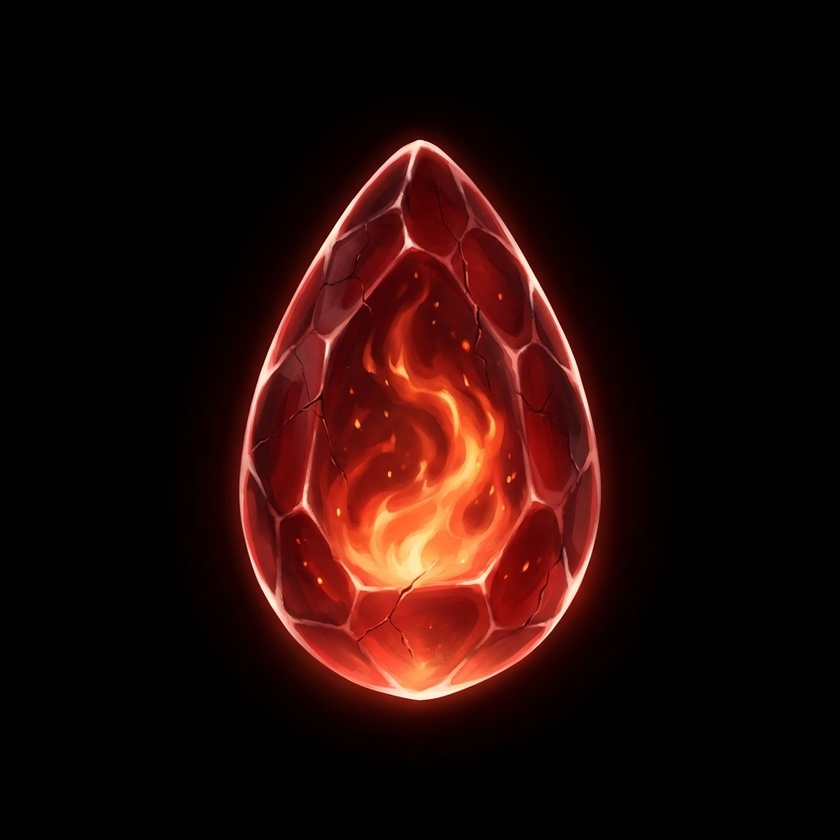
#> input picture art/generated/attr-rarity/attr-rar-ancient__nb2-v2.raw.jpg, 840 x 840 px, shrunk from 1024 x 1024 before the run
$ python -i cutout.py   (imports and definitions only)
#> lines starting #> are read from the running program, lines starting #| are printed output that depends on the picture
#> further down, picture is the input picture: PIL image 840x840 RGB; mean R, G, B 35.8, 11, 8.1
"""Вырезание ровного фона и проверка настоящей альфы.

Модели картинок не умеют прозрачность: вместо альфы они рисуют «шахматку»
(так вышло со старыми значками статусов). Поэтому картинку генерируем
на ровном хромакее, фон вырезаем здесь и проверяем результат числами.

  python tools/art-gen/cutout.py in.raw.png out.png --key magenta
  python tools/art-gen/cutout.py --check out.png [--raw in.raw.png]
"""
import argparse
import json
import sys

import numpy as np
from PIL import Image
from scipy import ndimage

# hot — каналы, которые у ключа полные, cold — пустые.
# black — не хромакей: метки в стиле автора рисуются на чёрном, со свечением и аурой (remove_black).
KEYS = {
    "magenta": {"rgb": (255, 0, 255), "hot": [0, 2], "cold": [1], "hex": "#FF00FF"},
    "green": {"rgb": (0, 255, 0), "hot": [1], "cold": [0, 2], "hex": "#00FF00"},
    "blue": {"rgb": (0, 0, 255), "hot": [2], "cold": [0, 1], "hex": "#0000FF"},
    "black": {"rgb": (0, 0, 0), "hot": [], "cold": [0, 1, 2], "hex": "#000000", "dark": 24},
    # светящиеся предметы — кристаллы: тусклая часть ауры полупрозрачная, тает в фон
    "black-glow": {"rgb": (0, 0, 0), "hot": [], "cold": [0, 1, 2], "hex": "#000000", "dark": 56},
}
# Чёрный фон: пиксель не ярче dark ключа по самому яркому каналу — кандидат в фон.
# Фон — такие области, связанные с краем кадра, и закрытые области больше BIG_HOLE кадра (окно рамки).
# До NOISE — шум сжатия в чёрном: полностью прозрачно.
BIG_HOLE, NOISE = 0.02, 10
# Доля ключевого цвета в пикселе: до LO — объект, от HI — фон, между — край.
LO, HI = 0.10, 0.70
# Пороги проверки
CORNER_ALPHA_MAX = 0          # углы картинки — полностью прозрачные
KEY_LEFT_MAX = 0.01           # остаток ключа в непрозрачной части
RAW_BORDER_KEY_MIN = 0.90     # рамка исходника — ровный ключ, а не нарисованная шахматка


def key_amount(rgb, key):
    """Сколько ключевого цвета в пикселе: 1 — чистый ключ, 0 и меньше — нет."""
#> called with key = 'magenta'
    k = KEYS[key]
    hot = rgb[..., k["hot"]].min(-1)
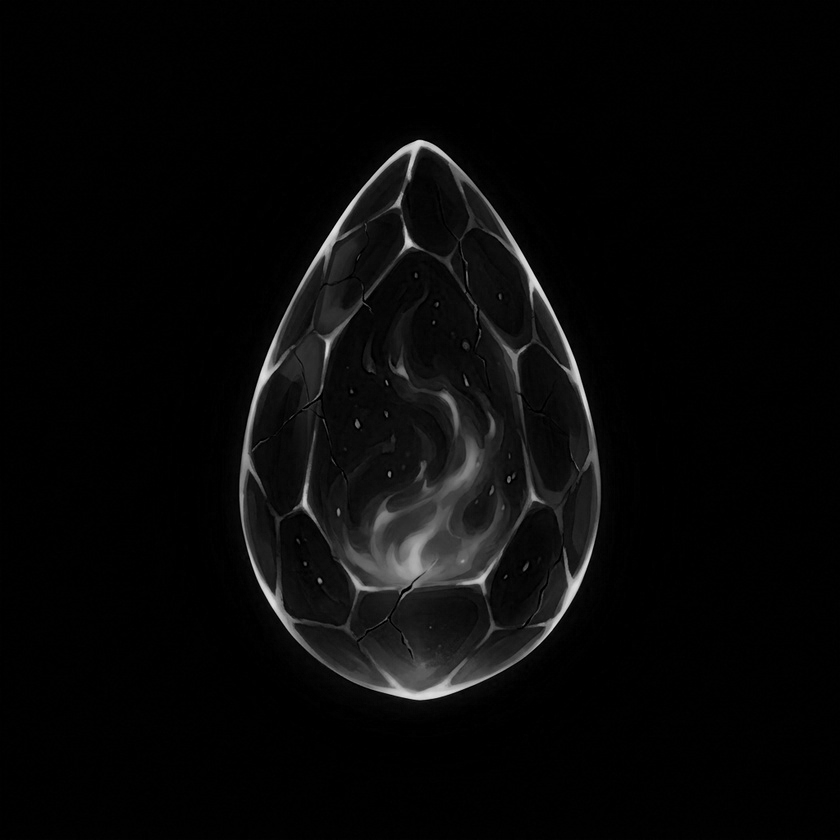
#> hot: shape (840, 840) float32; min 0, max 231, mean 8.1
    cold = rgb[..., k["cold"]].max(-1)
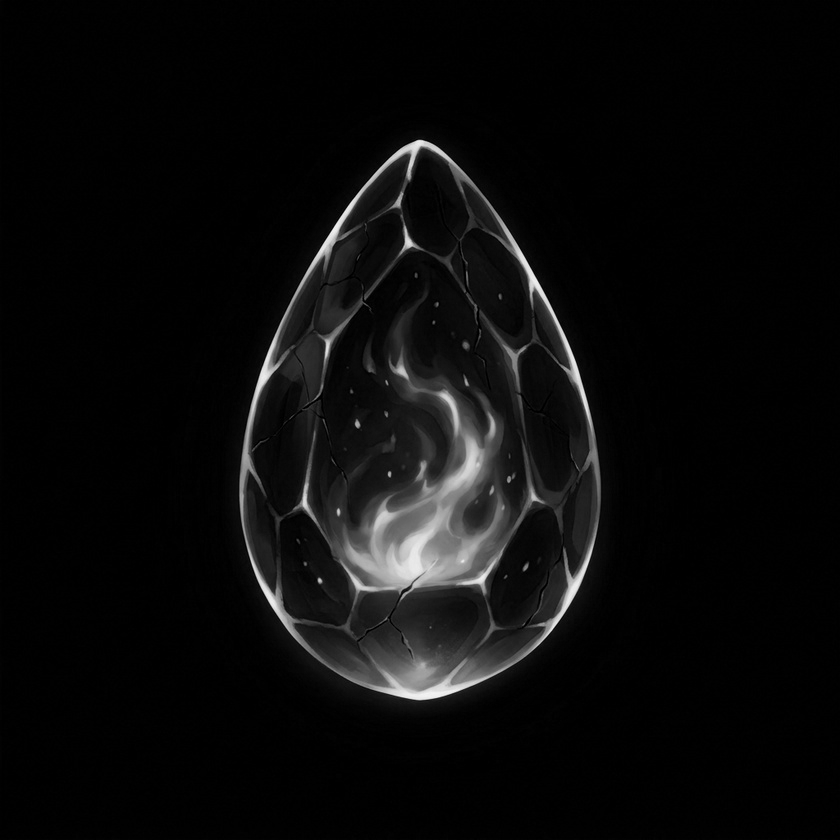
#> cold: shape (840, 840) float32; min 0, max 244, mean 11
    return (hot - cold) / 255.0
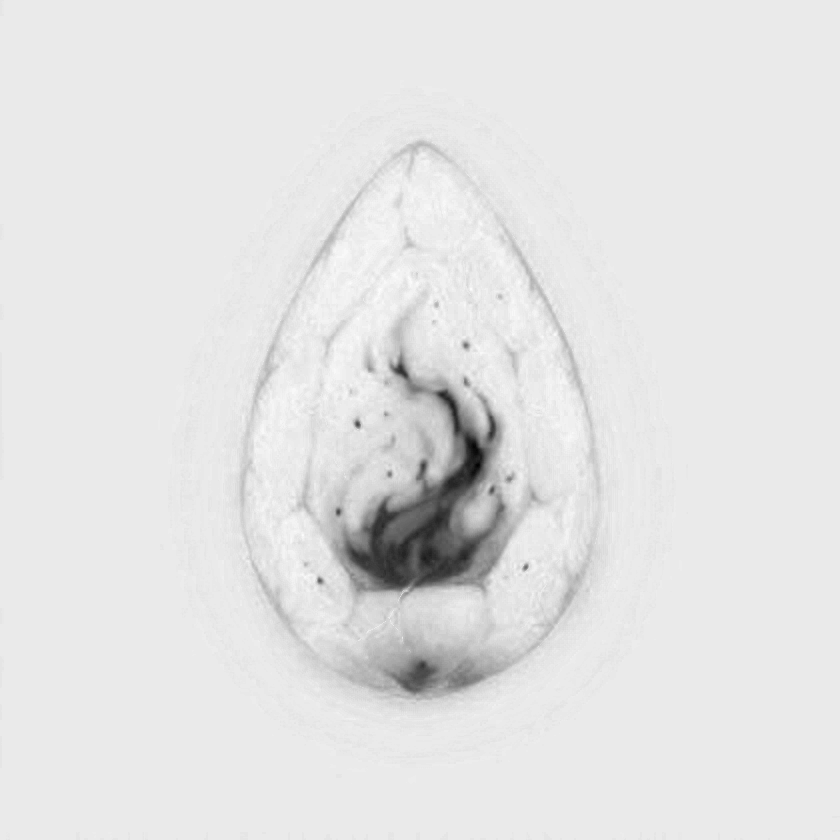
#> returned value: shape (840, 840) float32; min -0.404, max 0.0353, mean -0.0113; drawn with min black and max white


# [27 lines left out: functions black_background, remove_black, not called in this run]


def remove_key(img, key="magenta"):
    if key.startswith("black"):
        return remove_black(img, key)
    rgb = np.asarray(img.convert("RGB")).astype(np.float32)
    m = key_amount(rgb, key)
    alpha = 1.0 - np.clip((m - LO) / (HI - LO), 0.0, 1.0)
#> alpha: shape (840, 840) float32; every value is 1
    alpha[alpha < 0.03] = 0.0
    alpha[alpha > 0.97] = 1.0
    # Край — смесь объекта и ключа: C = a*F + (1-a)*K, отсюда F = (C - (1-a)*K) / a
    k = np.array(KEYS[key]["rgb"], np.float32)
    a3 = np.maximum(alpha, 1e-3)[..., None]
    fg = (rgb - (1.0 - alpha)[..., None] * k) / a3
    # Остаток ключа на краях снимаем: горячие каналы не выше холодных
    edge = (alpha > 0) & (alpha < 1)
#> edge: shape (840, 840) bool; every value is 0
    hot, cold = KEYS[key]["hot"], KEYS[key]["cold"]
    spill = np.clip(fg[..., hot].min(-1) - fg[..., cold].max(-1), 0, None)
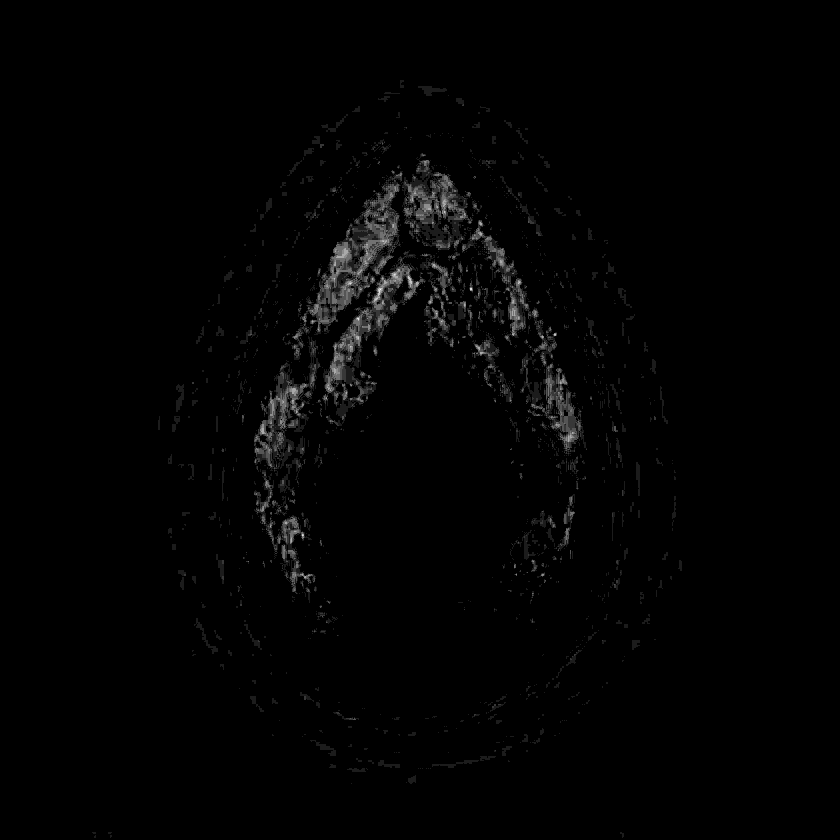
#> spill: shape (840, 840) float32; min 0, max 9, mean 0.103; drawn with min black and max white
    for c in hot:
        fg[..., c] = np.where(edge, fg[..., c] - spill, fg[..., c])
    fg = np.clip(fg, 0, 255)
    fg[alpha == 0] = 0
    out = np.dstack([fg, alpha * 255.0]).round().astype(np.uint8)
    return Image.fromarray(out, "RGBA")


# [61 lines left out: functions check, main, not called in this run]


# [2 lines not run here, left out]

>>> from PIL import Image
>>> picture = Image.open('../../art/generated/attr-rarity/attr-rar-ancient__nb2-v2.raw.jpg')
>>> result = remove_key(picture)

$ run again, on art/generated/attr-rarity/attr-rar-common__nb2.raw.jpg
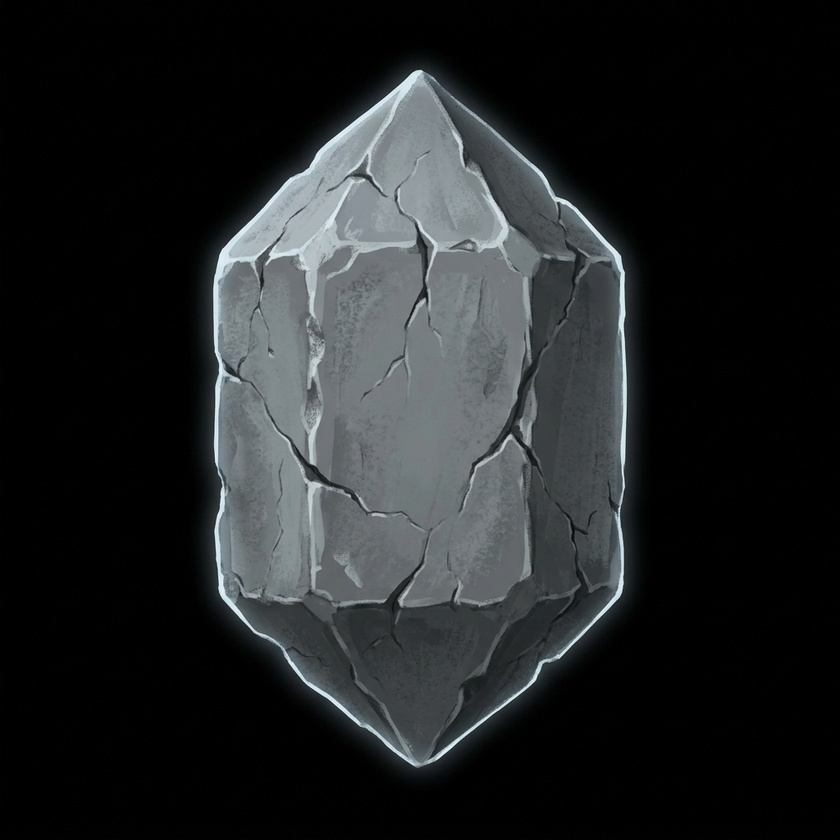
#> input picture art/generated/attr-rarity/attr-rar-common__nb2.raw.jpg, 840 x 840 px, shrunk from 1024 x 1024 before the run
#> picture is the input picture: PIL image 840x840 RGB; mean R, G, B 33.2, 35.7, 36.8
#> in key_amount, `return (hot - cold) / 255.0`:
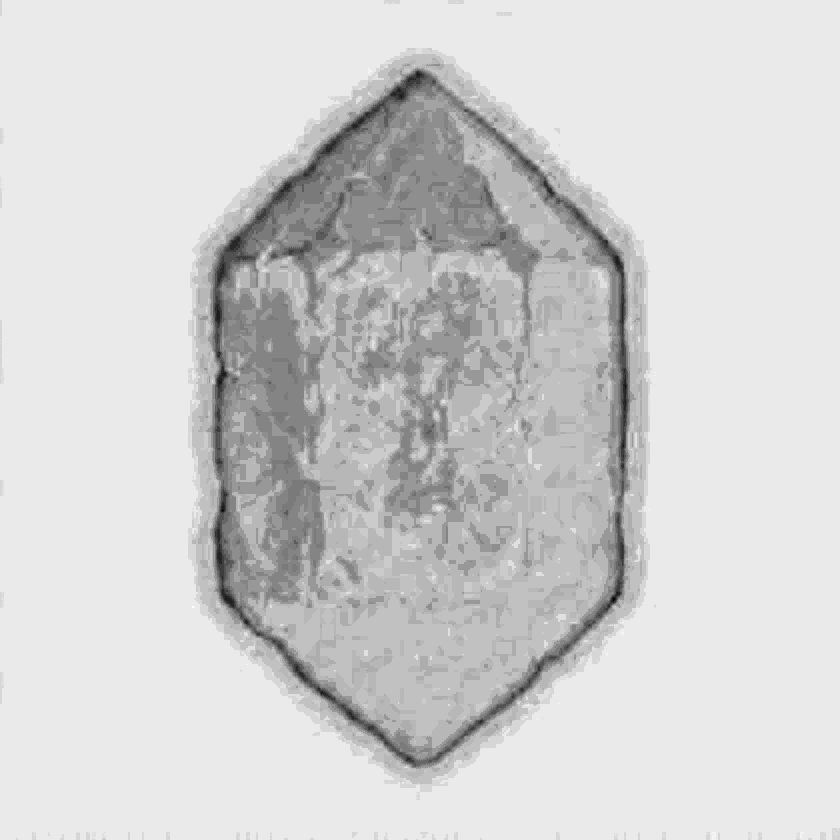
#> returned value: shape (840, 840) float32; min -0.0902, max 0.00784, mean -0.00958; drawn with min black and max white
#> alpha: shape (840, 840) float32; every value is 1
#> edge: shape (840, 840) bool; every value is 0
